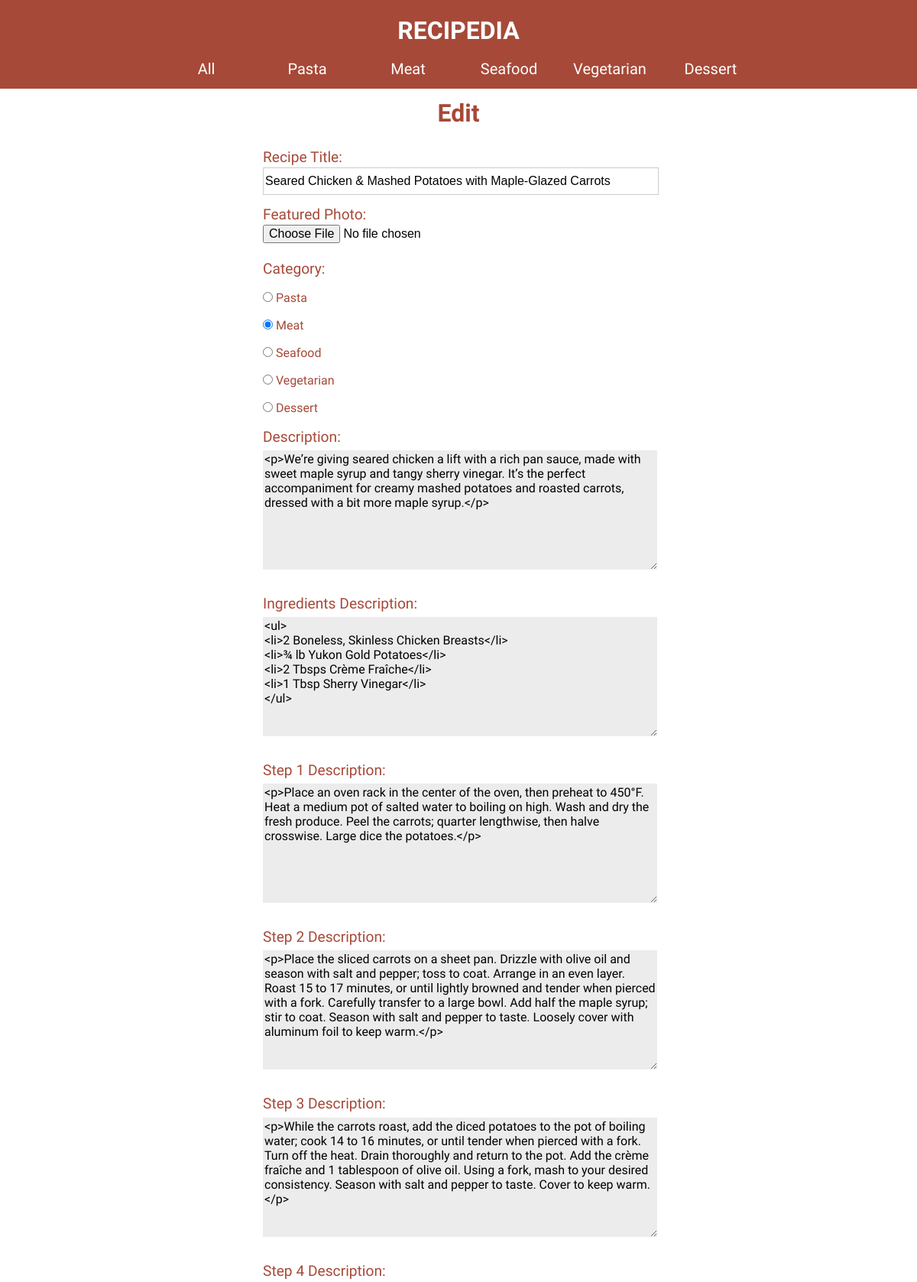
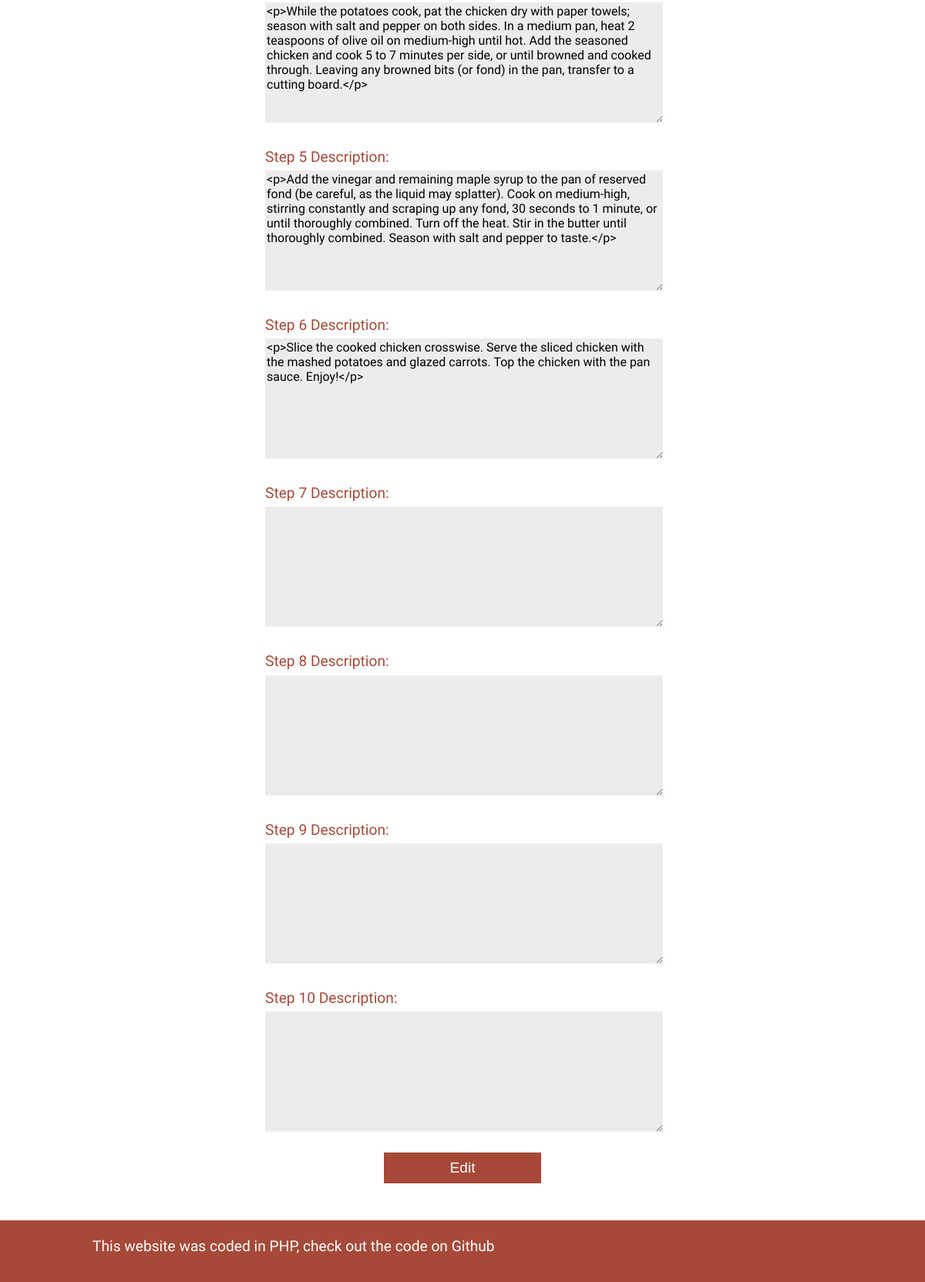
Page /edit.php?id=27 on the committed database (2 pictures, top to bottom).
### tables this page shows
CREATE TABLE `recipes` (
  `id` int(11) NOT NULL,
  `featured_photo` int(11) DEFAULT NULL,
  `title` varchar(1000) NOT NULL,
  `category_id` int(11) NOT NULL,
  `description` longtext NOT NULL,
  `ingredients_description` longtext NOT NULL,
  `step_1_description` longtext NOT NULL,
  `step_2_description` longtext NOT NULL,
  `step_3_description` longtext NOT NULL,
  `step_4_description` longtext NOT NULL,
  `step_5_description` longtext NOT NULL,
  `step_6_description` longtext NOT NULL,
  `step_7_description` longtext NOT NULL,
  `step_8_description` longtext NOT NULL,
  `step_9_description` longtext NOT NULL,
  `step_10_description` longtext NOT NULL,
  `date_created` datetime NOT NULL,
  `date_updated` datetime NOT NULL
);

### edit.php (the view, shortened to what this page needs)
<?php
    include_once "header.php";
    if(isset($_POST["submit"])){
        $recipe_id = $_POST['recipe_id'];
        if ($_GET['id'] != $recipe_id) {
            echo "<script> window.location = 'edit.php?error=User ID does not match current user';</script>";
        }
        $title = mysqli_real_escape_string($db_connection, $_POST['title']);
        $category_id = (int)mysqli_real_escape_string($db_connection, $_POST['category']);
        $description = mysqli_real_escape_string($db_connection, $_POST['description']);
        $ingredients_description = mysqli_real_escape_string($db_connection, $_POST['ingredients_description']);
        $step_1_description = mysqli_real_escape_string($db_connection, $_POST['step_1_description']);
        $step_2_description = mysqli_real_escape_string($db_connection, $_POST['step_2_description']);
        $step_3_description = mysqli_real_escape_string($db_connection, $_POST['step_3_description']);
        $step_4_description = mysqli_real_escape_string($db_connection, $_POST['step_4_description']);
        $step_5_description = mysqli_real_escape_string($db_connection, $_POST['step_5_description']);
        $step_6_description = mysqli_real_escape_string($db_connection, $_POST['step_6_description']);
        $step_7_description = mysqli_real_escape_string($db_connection, $_POST['step_7_description']);
        $step_8_description = mysqli_real_escape_string($db_connection, $_POST['step_8_description']);
        $step_9_description = mysqli_real_escape_string($db_connection, $_POST['step_9_description']);
        $step_10_description = mysqli_real_escape_string($db_connection, $_POST['step_10_description']);
        $current_date = getFormattedDateTime();
        if($_FILES['featured_photo']['tmp_name'] != ""){
            $img_name = slugify($_FILES['featured_photo']['name']);
            $temp_name = $_FILES['featured_photo']['tmp_name'];
            $img_src = $app['asset_url'] . $img_name;
            $img_destination = $_SERVER['DOCUMENT_ROOT'] . $img_src;
            $current_date = getFormattedDateTime();
            $query = 'INSERT INTO images (img_src, img_title, date_created)';
            $query .= "VALUES ('{$img_src}', '{$img_name}', '{$current_date}')";
            $db_results = mysqli_query($db_connection, $query);
            $new_uploaded_img_id = null;
            if ($db_results) {
                if (move_uploaded_file($temp_name,  $img_destination)) {
                    $query = 'SELECT * ';
                    $query .= 'FROM images ';
                    $query .= "WHERE img_src='{$img_src}'";
                    $db_results = mysqli_query($db_connection, $query);
                    if ($db_results) {
                        $new_uploaded_img_id = mysqli_fetch_assoc($db_results)['id'];
                    } else {
                        echo "<script> window.location = 'edit.php?error=Could not find image in database';</script>";
                    }
                } else {
                    echo "<script> window.location = 'edit.php?error=Error moving file';</script>";
                }
            } else {
                echo "<script> window.location = 'edit.php?error';</script>";
            }
            $featured_photo = (float)$new_uploaded_img_id;
            $query = "UPDATE `recipes` SET `featured_photo` = '{$featured_photo}', `category_id` = '{$category_id}', `title` = '{$title}', `description` = '{$description}', `ingredients_description` = '{$ingredients_description}', `step_1_description` = '{$step_1_description}', `step_2_description` = '{$step_2_description}', `step_3_description` = '{$step_3_description}', `step_4_description` = '{$step_4_description}', `step_5_description` = '{$step_5_description}', `step_6_description` = '{$step_6_description}', `step_7_description` = '{$step_7_description}', `step_8_description` = '{$step_8_description}', `step_9_description` = '{$step_9_description}', `step_10_description` = '{$step_10_description}', `date_updated` = '{$current_date}' WHERE `recipes`.`id` = $recipe_id";
            $db_results = mysqli_query($db_connection, $query);
            if ($db_results) {
                echo "<script> window.location = 'index.php';</script>";
            } else {
                echo "<script> window.location = 'edit.php?error';</script>";
            }
        } else {
            $query = "UPDATE `recipes` SET `title` = '{$title}', `category_id` = '{$category_id}', `description` = '{$description}', `ingredients_description` = '{$ingredients_description}', `step_1_description` = '{$step_1_description}', `step_2_description` = '{$step_2_description}', `step_3_description` = '{$step_3_description}', `step_4_description` = '{$step_4_description}', `step_5_description` = '{$step_5_description}', `step_6_description` = '{$step_6_description}', `step_7_description` = '{$step_7_description}', `step_8_description` = '{$step_8_description}', `step_9_description` = '{$step_9_description}', `step_10_description` = '{$step_10_description}', `date_updated` = '{$current_date}' WHERE `recipes`.`id` = $recipe_id";
            $db_results = mysqli_query($db_connection, $query);
            if ($db_results) {
                echo "<script> window.location = 'index.php';</script>";
            } else {
                echo "<script> window.location = 'edit.php?error';</script>";
            }
        }
    } elseif (isset($_GET['id'])) {
        $query = "SELECT * FROM recipes WHERE id=" . $_GET["id"];
        $results = mysqli_query($db_connection, $query);
        if ($results && $results->num_rows > 0) {
            $recipe = $row = mysqli_fetch_assoc($results);
        } else {
            echo "<script> window.location = 'index.php';</script>";
        }
    } else {
        echo "<script> window.location = 'index.php';</script>";
    }
?>
<main>
    <h2>Edit</h2>
    <form action="" method="POST" enctype="multipart/form-data">
        <label for="title">Recipe Title:</label>
        <input type="text" name="title" id="title" value="<?php echo $recipe["title"]; ?>">
        <label for="featured_photo" id="featured_photo_label">Featured Photo:</label>
        <input type="file" name="featured_photo" id="featured_photo" class="file_input">
        <label for="category" id="category_label">Category:</label>
        <div class="category_option">
            <input type="radio" id="pasta" name="category" value="1" class="radio_input" <?php if($recipe["category_id"] == 1){
                echo "checked";
            };?>
            >
            <label for="pasta" class="radio_label">Pasta</label>
        </div>
        <div class="category_option">
            <input type="radio" id="meat" name="category" value="2" class="radio_input"
            <?php if($recipe["category_id"] == 2){
                echo "checked";
            };?>
            >
            <label for="meat" class="radio_label">Meat</label>
        </div>
        <div class="category_option">
            <input type="radio" id="seafood" name="category" value="3" class="radio_input"
            <?php if($recipe["category_id"] == 3){
                echo "checked";
            };?>
            >
            <label for="seafood" class="radio_label">Seafood</label>
        </div>
        <div class="category_option">
            <input type="radio" id="vegetarian" name="category" value="4" class="radio_input"
            <?php if($recipe["category_id"] == 4){
                echo "checked";
            };?>
            >
            <label for="vegetarian" class="radio_label">Vegetarian</label>
        </div>
        <div class="category_option">
            <input type="radio" id="dessert" name="category" value="5" class="radio_input"
            <?php if($recipe["category_id"] == 5){
                echo "checked";
            };?>
            >
            <label for="dessert" class="radio_label">Dessert</label>
        </div>
        <label for="description" id="description_label">Description:</label>
        <textarea name="description" id="description" rows="8" cols="100"><?php echo $recipe["description"]; ?></textarea>
        <label for="ingredients_description">Ingredients Description:</label>
        <textarea name="ingredients_description" id="ingredients_description" rows="8" cols="100"><?php echo $recipe["ingredients_description"]; ?></textarea>
        <label for="step_1_description">Step 1 Description:</label>
        <textarea name="step_1_description" id="step_1_description" rows="8" cols="100"><?php echo $recipe["step_1_description"]; ?></textarea>
        <label for="step_2_description">Step 2 Description:</label>
        <textarea name="step_2_description" id="step_2_description" rows="8" cols="100"><?php echo $recipe["step_2_description"]; ?></textarea>
        <label for="step_3_description">Step 3 Description:</label>
        <textarea name="step_3_description" id="step_3_description" rows="8" cols="100"><?php echo $recipe["step_3_description"]; ?></textarea>
        <label for="step_4_description">Step 4 Description:</label>
        <textarea name="step_4_description" id="step_4_description" rows="8" cols="100"><?php echo $recipe["step_4_description"]; ?></textarea>
        <label for="step_5_description">Step 5 Description:</label>
        <textarea name="step_5_description" id="step_5_description" rows="8" cols="100"><?php echo $recipe["step_5_description"]; ?></textarea>
        <label for="step_6_description">Step 6 Description:</label>
        <textarea name="step_6_description" id="step_6_description" rows="8" cols="100"><?php echo $recipe["step_6_description"]; ?></textarea>
        <label for="step_7_description">Step 7 Description:</label>
        <textarea name="step_7_description" id="step_7_description" rows="8" cols="100"><?php echo $recipe["step_7_description"]; ?></textarea>
        <label for="step_8_description">Step 8 Description:</label>
        <textarea name="step_8_description" id="step_8_description" rows="8" cols="100"><?php echo $recipe["step_8_description"]; ?></textarea>
        <label for="step_9_description">Step 9 Description:</label>
        <textarea name="step_9_description" id="step_9_description" rows="8" cols="100"><?php echo $recipe["step_9_description"]; ?></textarea>
        <label for="step_10_description">Step 10 Description:</label>
        <textarea name="step_10_description" id="step_10_description" rows="8" cols="100"><?php echo $recipe["step_10_description"]; ?></textarea>
        <input type="submit" name="submit" value="Edit" class="button">
    </form>
</main>
<?php
    include_once "footer.php";
?>

### styles/global.css (style rules this page uses)
body { box-sizing: border-box; font-family: Catamaran; display: flex; flex-direction: column; height: 100vh; }
main { flex: 1; }

### styles/form.css (style rules this page uses)
form { margin: 1rem 0; }
h2 { color: #A64938; font-size: 2rem; font-weight: 600; text-align: center; margin-bottom: 0.5rem; padding-top: 1rem; }
input { background-color: #ECECEC; border: none; font-size: 1rem; height: 2rem; width: 100%; }
label, p { color: #A64938; display: block; font-size: 1.2rem; padding-bottom: 0.25rem; padding-top: 1rem; text-align: left; }
main { width: 80%; margin: 0 auto 2rem; }
textarea { background-color: #ECECEC; border: none; font-family: Catamaran; font-size: 1rem; margin: 0.25rem 0 1rem; max-width: 100%; }
#title { background-color: #FFFFFF; border: 1px solid #ccc; }
.button { background-color: #A64938; color: #FFFFFF; display: block; font-size: 1.2rem; height: 2.5rem; margin: 0.5rem auto 0; width: 40%; }
.file_input { background: none; }
.radio_input { display: inline-block; height: auto; margin: 0; width: auto; }
.radio_label { font-size: 1rem; display: inline-block; }
@media (min-width: 600px) { main { width: 60%; } }
@media (min-width: 900px) { main { max-width: 32rem; width: 50%; } }

### rows in the picture
recipes: title "Seared Chicken & Mashed Potatoes with Maple-Glazed Carrots", category_id "☐ Pasta", category_id "☑ Meat", category_id "☐ Seafood", category_id "☐ Vegetarian", category_id "☐ Dessert", description "<p>Weʼre giving seared chicken a lift with a rich pan sauce, made with sweet maple syrup and tangy sherry vinegar. Itʼs the perfect accompaniment for creamy mashed potatoes and roasted carrots, dressed with a bit more maple syrup.</p>", ingredients_description "<ul> <li>2 Boneless, Skinless Chicken Breasts</li> <li>¾ lb Yukon Gold Potatoes</li> <li>2 Tbsps Crème Fraîche</li> <li>1 Tbsp Sherry Vinegar</li> </ul>", step_1_description "<p>Place an oven rack in the center of the oven, then preheat to 450°F. Heat a medium pot of salted water to boiling on high. Wash and dry the fresh produce. Peel the carrots; quarter lengthwise, then halve crosswise. Large dice the potatoes.</p>", step_2_description "<p>Place the sliced carrots on a sheet pan. Drizzle with olive oil and season with salt and pepper; toss to coat. Arrange in an even layer. Roast 15 to 17 minutes, or until lightly browned and tender when pierced with a fork. Carefully transfer to a large bowl. Add half the maple syrup; stir to coat. Season with salt and pepper to taste. Loosely cover with aluminum foil to keep warm.</p>", step_3_description "<p>While the carrots roast, add the diced potatoes to the pot of boiling water; cook 14 to 16 minutes, or until tender when pierced with a fork. Turn off the heat. Drain thoroughly and return to the pot. Add the crème fraîche and 1 tablespoon of olive oil. Using a fork, mash to your desired consistency. Season with salt and pepper to taste. Cover to keep warm.</p>", step_4_description "<p>While the potatoes cook, pat the chicken dry with paper towels; season with salt and pepper on both sides. In a medium pan, heat 2 teaspoons of olive oil on medium-high until hot. Add the seasoned chicken and cook 5 to 7 minutes per side, or until browned and cooked through. Leaving any browned bits (or fond) in the pan, transfer to a cutting board.</p>", step_5_description "<p>Add the vinegar and remaining maple syrup to the pan of reserved fond (be careful, as the liquid may splatter). Cook on medium-high, stirring constantly and scraping up any fond, 30 seconds to 1 minute, or until thoroughly combined. Turn off the heat. Stir in the butter until thoroughly combined. Season with salt and pepper to taste.</p>", step_6_description "<p>Slice the cooked chicken crosswise. Serve the sliced chicken with the mashed potatoes and glazed carrots. Top the chicken with the pan sauce. Enjoy!</p>"
